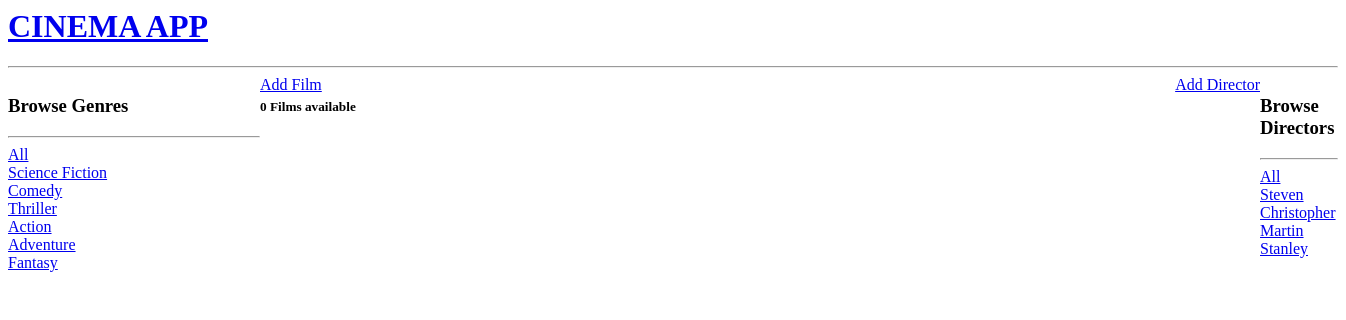
Page /?q=Comedy on the committed database.
### catalogoapp/models.py (models this page shows, shortened)
class Genre(models.Model):
    name = models.CharField(max_length=200)

class Director(models.Model):
    name = models.CharField(max_length=200)
    last_name = models.CharField(max_length=200)
    country = models.CharField(max_length=200)

### catalogoapp/views.py (the view)
# urls.py: path('', views.home, name='home'),
def home(request):
    q = request.GET.get('q') if request.GET.get('q') != None else ''
    films = Films.objects.filter(
        Q(genre__name__icontains=q) |
        Q(name__icontains=q) |
        Q(sinopsis__icontains=q) |
        Q(author__name__icontains=q)
        ) # When filtering films, it will show only the values that match "q" or whatever if value is != None, otherwise it will show all
    genres = Genre.objects.all()
    directors = Director.objects.all()
    film_count = films.count()
    context = {'films': films, 'genres': genres, 'film_count': film_count, 'directors': directors}
    return render(request, 'catalogoapp/home.html', context)

### catalogoapp/templates/catalogoapp/home.html (shortened to what this page needs)
{% extends 'main.html' %}
{% block content %}
<div class="home-container">
    <div>
        <h3>Browse Genres</h3>
        <hr style="width: 250px">
        <div>
            <a href="{% url 'home' %}">All</a>
        </div>
        {% for genre in genres %}
            <div>
                <a href="{% url 'home' %}?q={{genre.name}}">{{genre.name}}</a>
            </div>
        {% endfor %}
    </div>
    <div>
        <div class="containere">
            <a class="inlineLeft"href="{% url 'create-film' %}">Add Film </a>
            <a class="inlineRight" href="{% url 'create-director' %}">Add Director </a>
        </div>
        <h5>{{film_count}} Films available</h5>
    </div>
    <div>
        <h3>Browse Directors</h3>
        <hr>
        <div>
            <a href="{% url 'home' %}">All</a>
        </div>
        {% for director in directors %}
            <div>
                <a href="{% url 'home' %}?q={{director.name}}">{{director.name}}</a>
            </div>
        {% endfor %}
    </div>
</div>
{% endblock %}

### catalogoapp/templates/catalogoapp/home.html (style rules this page uses)
.home-container { display: grid; grid-template-columns: 1fr 3fr 1fr; }
.containere { position: relative; width: 1000px; }
.inlineLeft, .inlineRight { position: absolute; display: inline; }
.inlineRight { right: 0; }

### rows in the picture
Genre: name "Science Fiction"
Genre: name "Comedy"
Genre: name "Thriller"
Genre: name "Action"
Genre: name "Adventure"
Genre: name "Fantasy"
Director: name "Steven"
Director: name "Christopher"
Director: name "Martin"
Director: name "Stanley"

### other values in the picture
{{ film_count }} "0"
